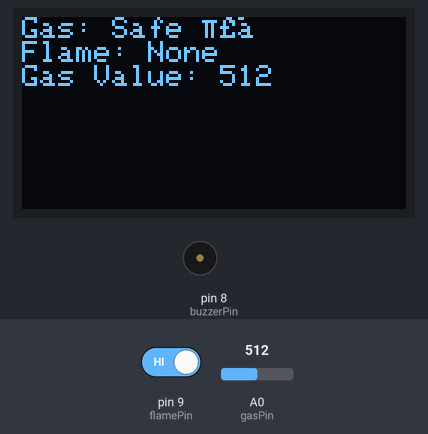
This sketch was run on a simulated Arduino Uno, built with avr-gcc and run on an emulated ATmega328P. Parts: 128×64 one-colour display, buzzer (waves = sounding). The test bench sets the inputs (shaded band); at power-on: A0 (gasPin) = 512, pin 9 (flamePin) HIGH. What the sketch prints to the serial monitor is not drawn.

Above: at 2.7 s.
2.8 s: A0 (gasPin) set to 591
At 4.4 s:
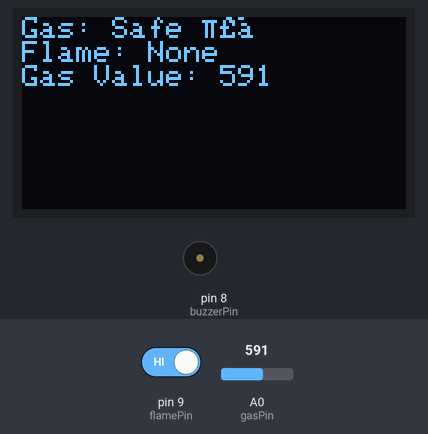
5.1 s: A0 (gasPin) set to 617
At 6.8 s:
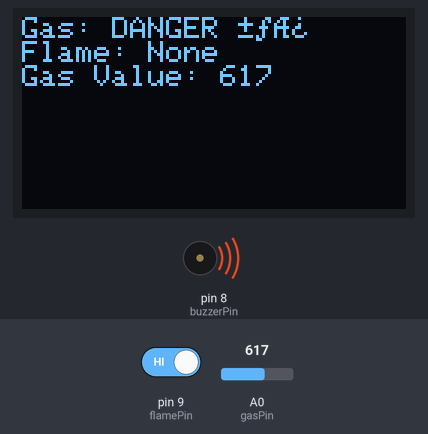
7.2 s: pin 9 (flamePin) driven LOW
At 8.9 s:
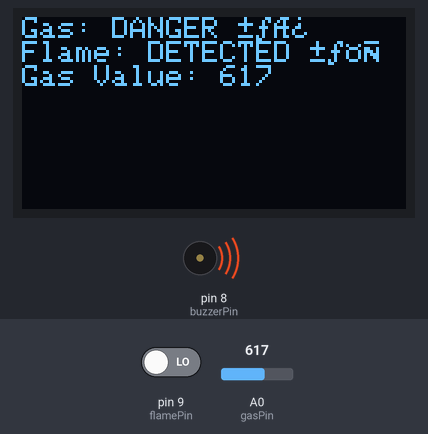
9.3 s: A0 (gasPin) set to 590
At 11.2 s:
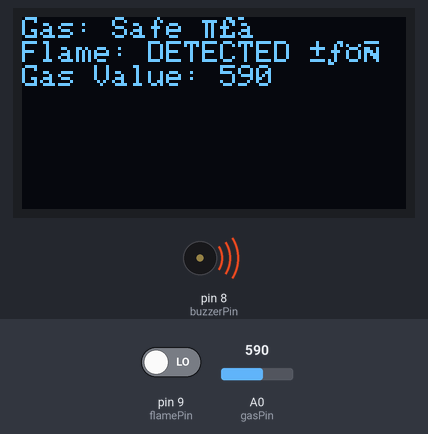
11.5 s: pin 9 (flamePin) driven HIGH
At 12.5 s:
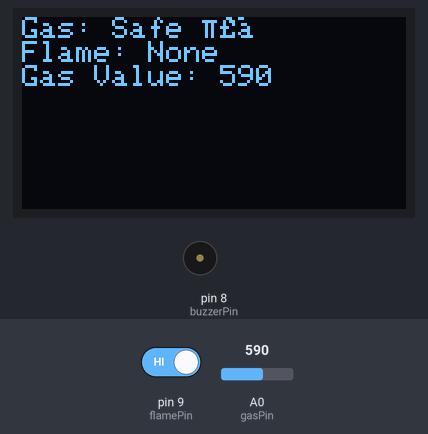
13.6 s: pin 9 (flamePin) driven LOW
At 15.0 s:
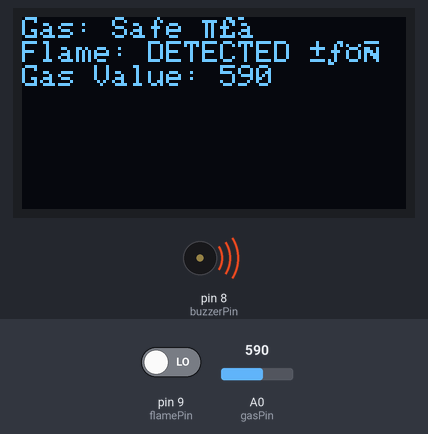
Timing chart, 0 to 16.6 s (numbered marks = the images above; inputs shaded):
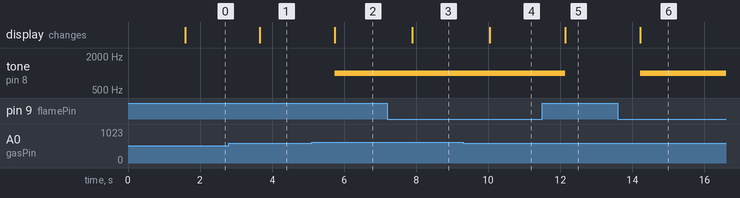

Measured:
- the behaviour switches between 600 and 601 on A0 (gasPin) (found by bisection; images 1 and 2)
- after the input at 2.8 s, the display: changes after 0.85 s (image 1)
- after the input at 5.1 s, tone on pin 8 (buzzerPin): silent → 1000 Hz after 0.64 s; the display: changes after 0.64 s (image 2)
- after the input at 7.2 s, the display: changes after 0.69 s (image 3)
- after the input at 9.3 s, the display: changes after 0.74 s (image 4)
- after the input at 11.5 s, tone on pin 8 (buzzerPin): 1000 Hz → silent after 0.63 s; the display: changes after 0.63 s (image 5)
- after the input at 13.6 s, tone on pin 8 (buzzerPin): silent → 1000 Hz after 0.62 s; the display: changes after 0.62 s (image 6)

The sketch:

smart_safety_system.ino
```cpp
#include <Wire.h>
#include <Adafruit_GFX.h>
#include <Adafruit_SSD1306.h>
#include <SoftwareSerial.h>

#define SCREEN_WIDTH 128
#define SCREEN_HEIGHT 64
Adafruit_SSD1306 display(SCREEN_WIDTH, SCREEN_HEIGHT, &Wire, -1);

SoftwareSerial btSerial(10, 11); // RX, TX for Bluetooth

const int gasPin = A0;        // MQ-135 Analog Output
const int flamePin = 9;       // Flame sensor Digital Output
const int buzzerPin = 8;      // Buzzer

int gasThreshold = 600;       // Adjust based on AQI
int flameDetected = LOW;

void setup() {
  pinMode(flamePin, INPUT);
  pinMode(buzzerPin, OUTPUT);

  Serial.begin(9600);
  btSerial.begin(9600);

  // OLED Initialization
  if (!display.begin(SSD1306_SWITCHCAPVCC, 0x3C)) {
    Serial.println(F("OLED init failed"));
    for (;;);
  }

  display.clearDisplay();
  display.setTextSize(1);
  display.setTextColor(SSD1306_WHITE);
  display.setCursor(0,0);
  display.println("System Booting...");
  display.display();
  delay(1500);
}

void loop() {
  int gasValue = analogRead(gasPin);
  flameDetected = digitalRead(flamePin);
  bool alert = false;

  display.clearDisplay();
  display.setCursor(0, 0);
  display.setTextSize(1);

  // --- Gas Detection ---
  if (gasValue > gasThreshold) {
    Serial.println("ALERT: GAS DETECTED 💨");
    btSerial.println("ALERT: GAS DETECTED 💨");
    display.println("Gas: DANGER 💨");
    alert = true;
  } else {
    display.println("Gas: Safe ✅");
  }

  // --- Flame Detection ---
  if (flameDetected == LOW) { // LOW = Flame Detected
    Serial.println("ALERT: FLAME DETECTED 🔥");
    btSerial.println("ALERT: FLAME DETECTED 🔥");
    display.println("Flame: DETECTED 🔥");
    alert = true;
  } else {
    display.println("Flame: None");
  }

  // --- Show Sensor Values ---
  display.print("Gas Value: ");
  display.println(gasValue);
  display.display();

  // --- Buzzer with Tone ---
  if (alert) {
    tone(buzzerPin, 1000); // 1 kHz sound
  } else {
    noTone(buzzerPin);
  }

  delay(1000);
}
```
